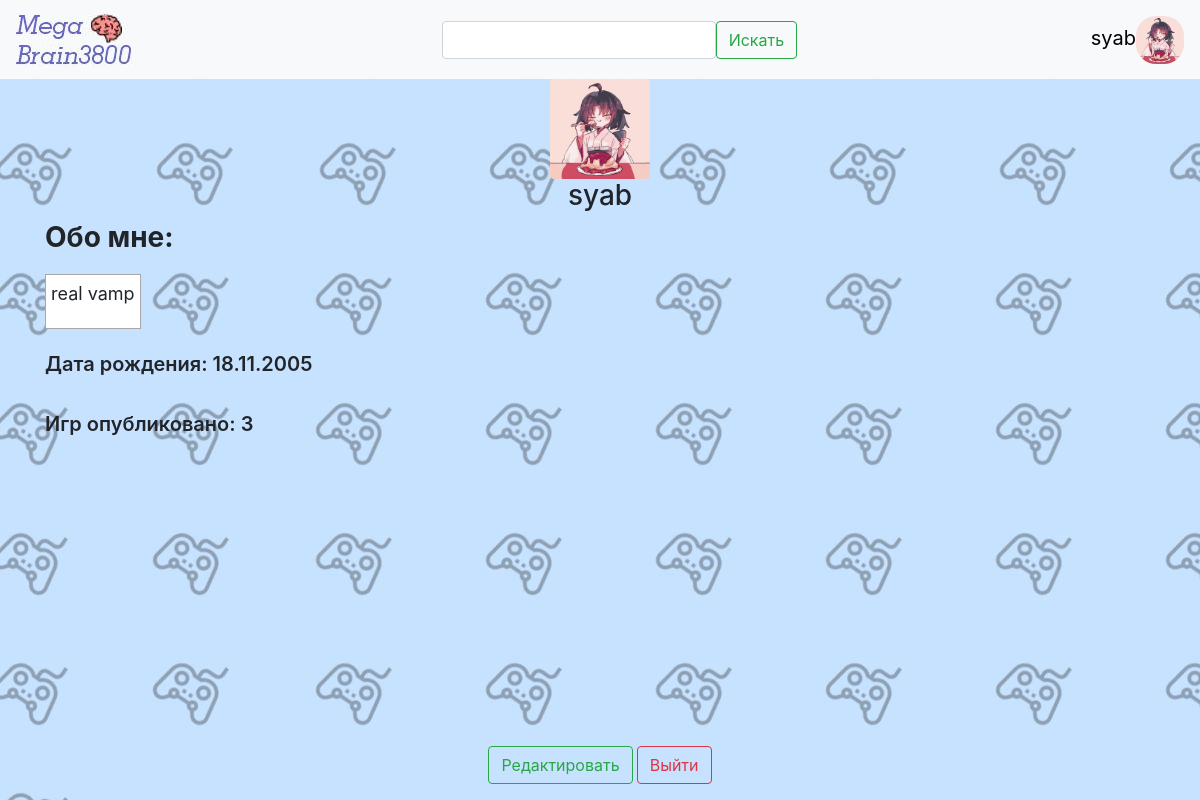
Page /profile (signed in) on the committed database.
### data/users.py (models this page shows, shortened)
class User(SqlAlchemyBase, UserMixin, SerializerMixin):
    __tablename__ = 'users'
    id = sqlalchemy.Column(sqlalchemy.Integer,
                           primary_key=True, autoincrement=True)
    icon = sqlalchemy.Column(sqlalchemy.String, nullable=True)
    nickname = sqlalchemy.Column(sqlalchemy.String, nullable=True)
    email = sqlalchemy.Column(sqlalchemy.String,
                              index=True, unique=True, nullable=True)
    hashed_password = sqlalchemy.Column(sqlalchemy.String, nullable=True)
    created_date = sqlalchemy.Column(sqlalchemy.DateTime, default=datetime.datetime.now)
    about = sqlalchemy.Column(sqlalchemy.String, nullable=True)
    birthday = sqlalchemy.Column(sqlalchemy.String, nullable=True)
    is_administrator = sqlalchemy.Column(sqlalchemy.Boolean, default=False)
    games = orm.relation('Game', back_populates='user')

### main.py (the view)
@app.route('/profile')
def profile():
    search = SearchForm()
    db_sess = db_session.create_session()
    user = db_sess.query(User).filter(User.id == current_user.id).first()
    games_qty = db_sess.query(Game).filter(Game.user_id == current_user.id).all()
    return render_template('profile.html', title='Профиль', search=search, user=user, games_qty=len(games_qty))

### forms/search.py
class SearchForm(FlaskForm):
    text = StringField('')
    submit = SubmitField('Искать')

### data/db_session.py (called while the page is built)
def create_session() -> Session:
    global __factory
    return __factory()

### main.py (called while the page is built)
@login_manager.user_loader
def load_user(user_id):
    db_sess = db_session.create_session()
    return db_sess.query(User).get(user_id)

### templates/profile.html
{% extends "base.html" %}
{% block content %}
    {% if user.icon %}
        <img src='{{ user.icon }}' class="rounded mx-auto d-block" width="100" height="100" id="photo" name="file">
    {% else %}
        <img src='{{ url_for("static", filename="img/user-icon.png") }}' class="rounded mx-auto d-block" width="100" height="100" id="photo" name="file">
    {% endif %}
    <div class="information">
        <h3 class='text-center'>{{ current_user.nickname }}</h3>
        <h3 style="font-weight: 700;">Обо мне:</h3>
        <div class="about">
            <p style="font-weight: normal;">{{ current_user.about }}</p>
        </div>
        <div class="birthday">
            <p>Дата рождения: {{ current_user.birthday }}</p>
        </div>
        <p class="games-qty">Игр опубликовано: {{ games_qty }}</p>
        <p class="fixed-bottom text-center">
            <a type="button" class="btn btn-outline-success" href="/edit_profile">Редактировать</a>
            <a type="button" class="btn btn-outline-danger" href="/logout">Выйти</a>
        </p>
    </div>
{% endblock %}

### templates/base.html (shortened to what this page needs)
<!doctype html>
<html lang="en">
<head>
    <link rel="stylesheet"
          href="https://stackpath.bootstrapcdn.com/bootstrap/4.4.1/css/bootstrap.min.css"
>
    <link href="{{ url_for('static', filename='css/style.css') }}" rel="stylesheet" type="text/css">
</head>
<body bgcolor='#c7e2ff'>
<header>
    <nav class="navbar navbar-light bg-light">
        <a class="navbar-brand" href="/"><img src="../static/img/logo.jpg" alt=""></a>
        <form class="row align-items-center" action="" method="post">
            <span>{{ search.text(class='form-control') }}</span>
            <a href="/game/1">{{ search.submit(class="btn btn-outline-success", type='submit') }}</a>
        </form>
        {% if current_user.is_authenticated: %}
            {% if current_user.icon %}
                <div class="profile">
                    <img src='{{ current_user.icon }}' width="48" height="48" style="float: right; border-radius: 20px;" class="icon">
                    <a class='user-name' style="display: flex; text-decoration: none; color: #000; font-size: 20px; justify-content: center; margin-top: 7px; margin-right: 7px;" href="/profile">{{ current_user.nickname }}</a>
                </div>
            {% endif %}
        {% else %}
            <p>
            <a class="btn btn-outline-secondary" href="/register">Регистрация</a>
            <a class="btn btn-outline-secondary " href="/login">Вход</a>
        </p>
        {% endif %}
    </nav>
</header>
<main role="main" class="container">
    {% block content %}{% endblock %}
</main>
</body>
</html>

### static/css/style.css (style rules this page uses)
body { background-color: #c7e2ff; background-image: url('../img/background.jpg'); }
.information { font-weight: 600; }
.about { margin-top: 20px; border: 1px solid rgb(168, 168, 168); background-color: rgb(255, 255, 255); width: max-content; font-size: 18px; padding: 5px; }
.birthday { font-size: 20px; margin-top: 20px; }
.games-qty { margin-top: 30px; font-size: 20px; }

### rows in the picture
User: icon (picture), nickname "syab", about "real vamp", birthday "18.11.2005"

### other values in the picture
{{ games_qty }} "3"
